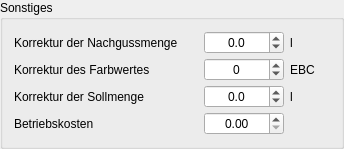
         <widget class="QGroupBox" name="groupBox_20">
          <property name="sizePolicy">
           <sizepolicy hsizetype="Preferred" vsizetype="Fixed">
            <horstretch>0</horstretch>
            <verstretch>0</verstretch>
           </sizepolicy>
          </property>
          <property name="title">
           <string>Sonstiges</string>
          </property>
          <layout class="QGridLayout" name="gridLayout_8">
           <property name="verticalSpacing">
            <number>4</number>
           </property>
           <item row="0" column="2">
            <widget class="DoubleSpinBox" name="tbKorrekturNachguss">
             <property name="minimumSize">
              <size>
               <width>80</width>
               <height>0</height>
              </size>
             </property>
             <property name="toolTip">
              <string>&lt;html&gt;&lt;head/&gt;&lt;body&gt;&lt;p&gt;Ausgehend von der individuellen Anlage, kann hier entgegen der vom Kleinen Brauhelfer im Tab Rezept berechneten &lt;span style=&quot; font-weight:600;&quot;&gt;Nachgussmenge&lt;/span&gt; eine &lt;span style=&quot; font-weight:600;&quot;&gt;Korrektur&lt;/span&gt; nötig sein.&lt;/p&gt;&lt;p&gt;Üblicherweise kann der Korrekturwert erst nach einigen Suden bestimmt werden.&lt;/p&gt;&lt;p&gt;Eine Korrektur kann beispielsweise nötig sein, wenn die &lt;span style=&quot; font-weight:600;&quot;&gt;Stammwürze&lt;/span&gt; oder die &lt;span style=&quot; font-weight:600;&quot;&gt;Ausschlagsmenge&lt;/span&gt; immer mit den gleichen Werten abweichen.&lt;/p&gt;&lt;/body&gt;&lt;/html&gt;</string>
             </property>
             <property name="alignment">
              <set>Qt::AlignCenter</set>
             </property>
             <property name="decimals">
              <number>1</number>
             </property>
             <property name="minimum">
              <double>-9999.000000000000000</double>
             </property>
             <property name="maximum">
              <double>9999.000000000000000</double>
             </property>
             <property name="singleStep">
              <double>0.100000000000000</double>
             </property>
            </widget>
           </item>
           <item row="0" column="3">
            <widget class="QLabel" name="label_9">
             <property name="minimumSize">
              <size>
               <width>40</width>
               <height>0</height>
              </size>
             </property>
             <property name="text">
              <string>l</string>
             </property>
            </widget>
           </item>
           <item row="1" column="0">
            <widget class="QLabel" name="label_Verdampfung_3">
             <property name="text">
              <string>Korrektur des Farbwertes</string>
             </property>
            </widget>
           </item>
           <item row="1" column="2">
            <widget class="SpinBox" name="tbKorrekturFarbe">
             <property name="toolTip">
              <string>&lt;html&gt;&lt;head/&gt;&lt;body&gt;&lt;p&gt;Hier erfolgt die Korrektur der durchschnittlichen &lt;span style=&quot; font-weight:600;&quot;&gt;Abweichungen&lt;/span&gt; von den im Rezept festgelegten Farbwerten aller Sude.&lt;/p&gt;&lt;p&gt;Üblicherweise kann der Korrekturwert erst nach einigen Suden bestimmt werden.&lt;/p&gt;&lt;p&gt;Der Farbwert von Bier, genauer: die &lt;span style=&quot; font-weight:600;&quot;&gt;Farbstärke&lt;/span&gt;, wird im europäischen Raum in EBC nach der European Brewery Convention angegeben.&lt;/p&gt;&lt;p&gt;Für die &lt;span style=&quot; font-weight:600;&quot;&gt;Farbwertkorrektur&lt;/span&gt; im Kleinen Brauhelfer empfiehlt sich ein farbkorrigierter Bildschirm bei 6.500 Kelvin Tageslicht und einem Gammwert von 1,8. Üblicherweise sind in Europa Monitore mit 2.0 Gamma  kontrastreicher kalibriert, was eine eine exakte Übertragung von Bierfarbe im Glas in ein Computerprogramm schwierig macht. An einem normalen Büro-Bildschirm werden Farbwerte daher nur annähernd richtig dargestellt. Eine exakte Wiedergabe ist Profi-Hard- und Software vorbehalten. Bei Fragen helfen hier Fachforen im Designbereich.&lt;/p&gt;&lt;/body&gt;&lt;/html&gt;</string>
             </property>
             <property name="alignment">
              <set>Qt::AlignCenter</set>
             </property>
             <property name="minimum">
              <number>-99</number>
             </property>
            </widget>
           </item>
           <item row="0" column="1">
            <spacer name="horizontalSpacer">
             <property name="orientation">
              <enum>Qt::Horizontal</enum>
             </property>
             <property name="sizeHint" stdset="0">
              <size>
               <width>20</width>
               <height>20</height>
              </size>
             </property>
            </spacer>
           </item>
           <item row="3" column="0">
            <widget class="QLabel" name="label_69">
             <property name="text">
              <string>Betriebskosten</string>
             </property>
            </widget>
           </item>
           <item row="3" column="2">
            <widget class="DoubleSpinBox" name="tbKosten">
             <property name="toolTip">
              <string>&lt;html&gt;&lt;head/&gt;&lt;body&gt;&lt;p&gt;Hier sind die &lt;span style=&quot; font-weight:600;&quot;&gt;Betriebskosten&lt;/span&gt; (Pauschalen) für den Sud einzutragen. Dazu gehören &lt;span style=&quot; font-weight:600;&quot;&gt;Strom&lt;/span&gt;, &lt;span style=&quot; font-weight:600;&quot;&gt;Wasser&lt;/span&gt;, &lt;span style=&quot; font-weight:600;&quot;&gt;Gas&lt;/span&gt;.&lt;/p&gt;&lt;p&gt;Aber auch Verschleiß- und Abschreibungskosten der Ausstattung können hier anteilig mit einem Satz individuell festgelegt werden.&lt;/p&gt;&lt;p&gt;Die hier angegebenen Kosten gehen in die Gesamtkosten pro Liter automatisch mit ein.&lt;/p&gt;&lt;/body&gt;&lt;/html&gt;</string>
             </property>
             <property name="alignment">
              <set>Qt::AlignCenter</set>
             </property>
             <property name="decimals">
              <number>2</number>
             </property>
             <property name="minimum">
              <double>0.000000000000000</double>
             </property>
             <property name="maximum">
              <double>999.000000000000000</double>
             </property>
             <property name="singleStep">
              <double>0.010000000000000</double>
             </property>
            </widget>
           </item>
           <item row="0" column="0">
            <widget class="QLabel" name="label_Verdampfung_2">
             <property name="text">
              <string>Korrektur der Nachgussmenge</string>
             </property>
            </widget>
           </item>
           <item row="1" column="3">
            <widget class="QLabel" name="label_6">
             <property name="text">
              <string>EBC</string>
             </property>
            </widget>
           </item>
           <item row="3" column="3">
            <widget class="QLabel" name="lblCurrency"/>
           </item>
           <item row="2" column="0">
            <widget class="QLabel" name="label_24">
             <property name="text">
              <string>Korrektur der Sollmenge</string>
             </property>
            </widget>
           </item>
           <item row="2" column="3">
            <widget class="QLabel" name="label_25">
             <property name="text">
              <string>l</string>
             </property>
            </widget>
           </item>
           <item row="2" column="2">
            <widget class="DoubleSpinBox" name="tbKorrekturSollmenge">
             <property name="toolTip">
              <string>&lt;html&gt;&lt;head/&gt;&lt;body&gt;&lt;p&gt;Ausgehend von der individuellen Anlage, kann hier eine &lt;span style=&quot; font-weight:600;&quot;&gt;Korrektur&lt;/span&gt; für die &lt;span style=&quot; font-weight:600;&quot;&gt;Sollmenge&lt;/span&gt; eingetragen werden.&lt;/p&gt;&lt;p&gt;Üblicherweise kann der Korrekturwert erst nach einigen Suden bestimmt werden.&lt;/p&gt;&lt;p&gt;Eine Korrektur kann beispielsweise nötig sein, wenn konstant die gleiche Verlustmenge entsteht und die angepeilte Menge dadurch nicht erreicht wird.&lt;/p&gt;&lt;/body&gt;&lt;/html&gt;</string>
             </property>
             <property name="alignment">
              <set>Qt::AlignCenter</set>
             </property>
             <property name="decimals">
              <number>1</number>
             </property>
             <property name="minimum">
              <double>-9999.000000000000000</double>
             </property>
             <property name="maximum">
              <double>9999.000000000000000</double>
             </property>
             <property name="singleStep">
              <double>0.100000000000000</double>
             </property>
            </widget>
           </item>
          </layout>
         </widget>
